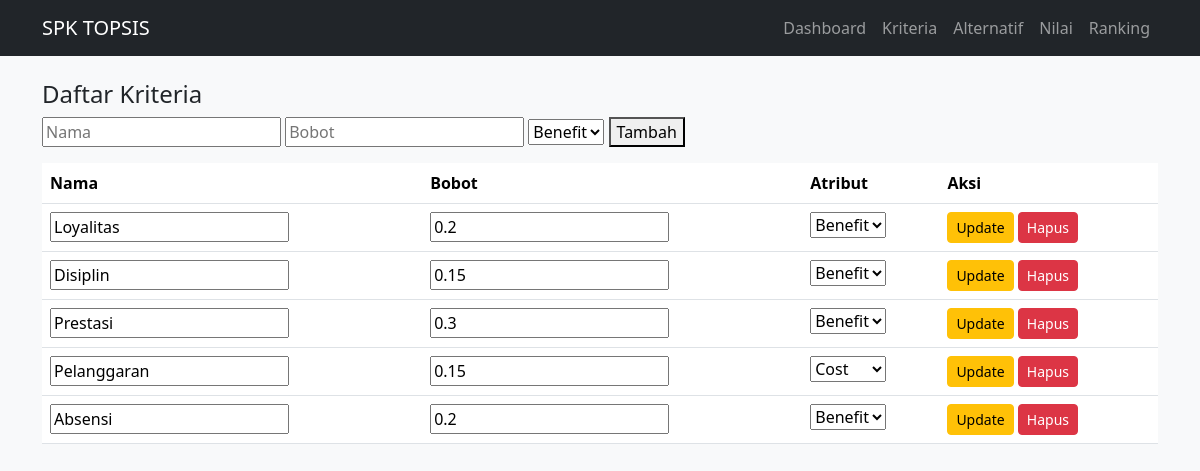
/kriteria, run on the app's committed database.
### tables this page shows
CREATE TABLE kriteria (
            id INTEGER PRIMARY KEY AUTOINCREMENT,
            nama_kriteria TEXT,
            bobot REAL,
            atribut TEXT);

### app.py (the view)
@app.route('/kriteria')
def kriteria():
    conn = get_db()
    data = conn.execute('SELECT * FROM kriteria').fetchall()
    conn.close()
    return render_template('kriteria.html', data=data)

### app.py (called while the page is built)
def get_db():
    conn = sqlite3.connect(DATABASE)
    conn.row_factory = sqlite3.Row
    return conn

### templates/kriteria.html (shortened to what this page needs)
{% extends 'base.html' %}
{% block content %}
<h4>Daftar Kriteria</h4>
<form method="POST" action="/kriteria/add" class="mb-3">
    <input type="text" name="nama" placeholder="Nama" required>
    <input type="number" step="0.01" name="bobot" placeholder="Bobot" required>
    <select name="atribut">
        <option value="benefit">Benefit</option>
    </select>
    <button type="submit">Tambah</button>
</form>
<table class="table">
    <tr><th>Nama</th><th>Bobot</th><th>Atribut</th><th>Aksi</th></tr>
    {% for k in data %}
    <tr>
        <form method="POST" action="/kriteria/edit/{{ k.id }}">
            <td><input name="nama" value="{{ k.nama_kriteria }}"></td>
            <td><input type="number" step="0.01" name="bobot" value="{{ k.bobot }}"></td>
            <td>
                <select name="atribut">
                    <option value="benefit" {% if k.atribut == 'benefit' %}selected{% endif %}>Benefit</option>
                    <option value="cost" {% if k.atribut == 'cost' %}selected{% endif %}>Cost</option>
                </select>
            </td>
            <td>
                <button class="btn btn-sm btn-warning" type="submit">Update</button>
                <a href="/kriteria/delete/{{ k.id }}" class="btn btn-sm btn-danger" onclick="return confirm('Hapus data ini?')">Hapus</a>
            </td>
        </form>
    </tr>
    {% endfor %}
</table>
{% endblock %}

### data on the page
kriteria: nama "Loyalitas", bobot "0.2", atribut "Benefit"
kriteria: nama "Disiplin", bobot "0.15", atribut "Benefit"
kriteria: nama "Prestasi", bobot "0.3", atribut "Benefit"
kriteria: nama "Pelanggaran", bobot "0.15", atribut "Cost"
kriteria: nama "Absensi", bobot "0.2", atribut "Benefit"
